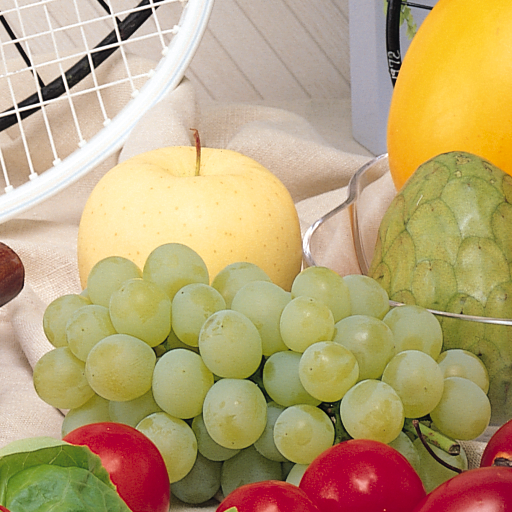
#> input picture HW4/fruits.png, 512 x 512 px
$ jupyter execute --allow-errors Assignment4_IA.ipynb   (older library calls are emulated)
#> lines starting #> are read from the running program, lines starting #| are printed output that depends on the picture
[cell 1]
import cv2
import matplotlib.pyplot as plt
import math
import numpy as np

[cell 2]
img = cv2.imread('fruits.png')
#> img is the input picture: shape (512, 512, 3); mean B, G, R 118.3, 163.3, 185.5
img = cv2.cvtColor(img, cv2.COLOR_BGR2GRAY)
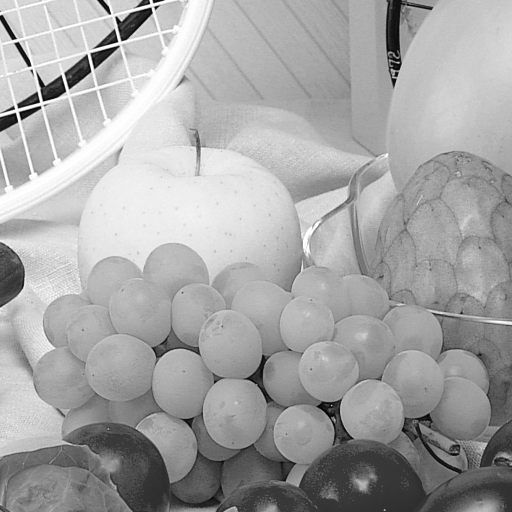
#> img: shape (512, 512); min 0, max 255, mean 164.8

[cell 3]
plt.figure(figsize=(7, 7))
plt.imshow(img, cmap = "gray")
plt.title('Original Image'), plt.xticks([]), plt.yticks([])
plt.show

[cell 4]
## Laplacian Edge Detection: How it can be done using openCV libraries
## Apply gaussian smoothing to remove noise
## Convert to gray scale
## Apply the Laplacian filter
img_GB = cv2.GaussianBlur(img, (3, 3), 0)

#> (the rest of this cell did not finish here and is left out)

[cell 5]
## Q1: Create a plugin called Gradient_Magnitude that computes the gradient magnitude of an image.

from scipy.ndimage.filters import convolve

def Gradient_Magnitude(img_grad):

    #3 Define x and y gradient
    x_grad = np.array([[-1, 0, 1],[-2, 0, 2],[-1, 0, 1]])
    y_grad = np.array([[-1, -2, -1],[0, 0, 0],[1, 2, 1]])

    ## Calculating the image gradient in each direction
    x_conv = convolve(img_grad, x_grad) / 8.0
    y_conv = convolve(img_grad, y_grad) / 8.0

    ## Calculate the gradient magnitude
    output_grad = np.sqrt(np.power(x_conv, 2) + np.power(y_conv, 2))

    ## Mapping values from 0 to 255
    output_grad = (output_grad / np.max(output_grad)) * 255

    return output_grad

## Testing out the gradient magnitude fnx
img_grad = cv2.imread('fruits.png')
img_grad = cv2.cvtColor(img_grad, cv2.COLOR_BGR2GRAY)
img_grad_final = Gradient_Magnitude(img_grad)
#> in Gradient_Magnitude, `x_conv = convolve(img_grad, x_grad) / 8.0`:
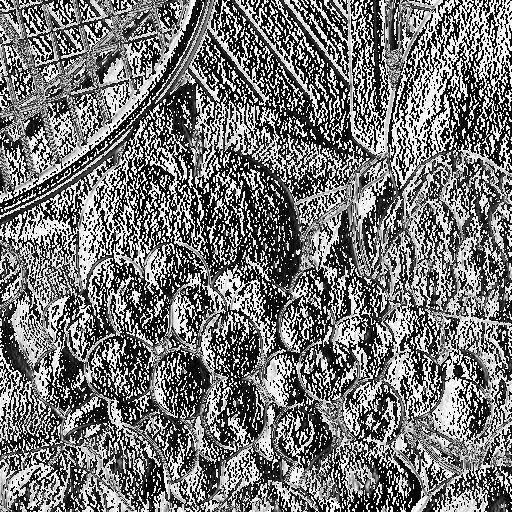
#> x_conv: shape (512, 512) float64; min 0, max 31.88, mean 14.7; drawn with min black and max white
#> in Gradient_Magnitude, `y_conv = convolve(img_grad, y_grad) / 8.0`:
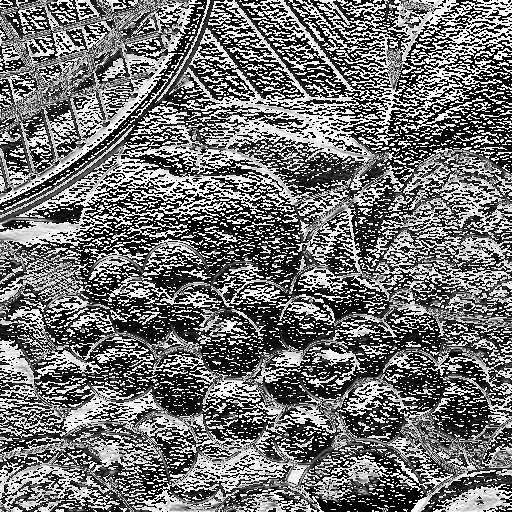
#> y_conv: shape (512, 512) float64; min 0, max 31.88, mean 14.3; drawn with min black and max white
#> in Gradient_Magnitude, `output_grad = np.sqrt(np.power(x_conv, 2) + np.power(y_conv, 2))`:
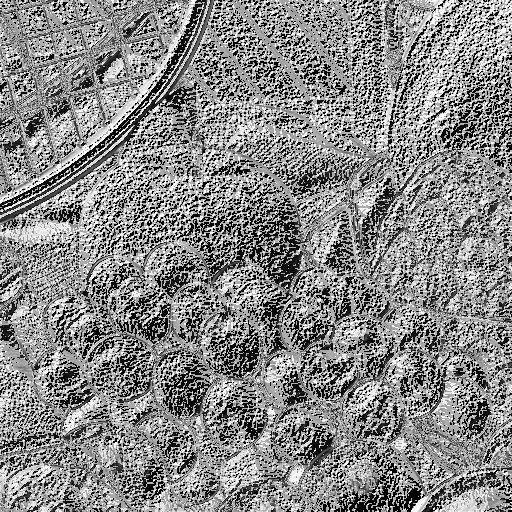
#> output_grad: shape (512, 512) float64; min 0, max 45.08, mean 24; drawn with min black and max white

plt.figure(figsize=(7, 7))
plt.imshow(img_grad_final, cmap = "gray")
plt.title('Gradient Magnitude'), plt.xticks([]), plt.yticks([])
plt.show

[cell 6]
## Q2: Create a plugin called Laplacian_ that computes the Laplacian of an image. Use Gaussian 2nd derivative filters.

from scipy.ndimage.filters import convolve

def convolve_img(image, kernel):
    wval = image.shape[1]
    hval = image.shape[0]

    pv = int(math.floor(kernel.shape[0]/2))
    image_op = np.zeros((hval, wval))

    for x in range(pv, wval - pv):
        for y in range(pv, hval - pv):
            for u in range(-pv, pv + 1):
                for v in range(-pv, pv + 1):
                    image_op[y, x] = image_op[y, x] + (kernel[pv + v, pv + u] * image[y + v, x + u])
    return image_op

def gauss_filter(shp = (3,3),sig_val = 0.5):
    p,q = [(i-1.)/2. for i in shp]
    y,x = np.ogrid[-p:p+1,-q:q+1]

    hval = np.exp( -(x*x + y*y) / (2.*sig_val*sig_val))
    hval[ hval < np.finfo(hval.dtype).eps*hval.max() ] = 0

    h_sum = hval.sum()

    if h_sum != 0:
        hval /= h_sum

    return hval

def Laplacian_(img_ip):
    ## Get the gaussian kernel
    gauss_kernel = gauss_filter((3,3), 0.5)

    ## Smooth the image using the Gaussian Kernel
    img_smooth = convolve_img(img_ip, gauss_kernel)

    ## Get the Laplacian kernel
    laplacian_kernel = np.array([[0, 1, 0],
                                  [1, -4, 1],
                                  [0, 1, 0]],
                                 dtype=np.float32)

    ## Compute the Laplacian
    img_lp = convolve_img(img_smooth, laplacian_kernel)
    return img_lp

[cell 7]
## Q3: Write a plugin filter called Zero_Crossings that calculates the zero crossings in an image. It should set a pixel to 1 if it is a zero crossing and 0 otherwise.

def Zero_Crossing(image):
    img_sg = np.sign(image)
    img_sg = np.pad(img_sg, ((0, 1), (0, 1)))
    z_x = img_sg[:-1, :-1] - img_sg[:-1, 1:] < 0
    z_y = img_sg[:-1, :-1] - img_sg[1:, :-1] < 0

    img_edges =  np.logical_or(z_x, z_y).astype(float)
    return img_edges


## Testing out the Zero-Crossing
#> (the rest of this cell did not finish here and is left out)

[cell 8]
## Q4: Put it all together! Use the three filters above to do edge detection. Now you should have a threshold parameter to apply a threshold to the gradient magnitude.
## Follow this by an AND operation with the result of the Laplacian zero‐crossing image.
## Your resulting images should be binary, with 1 on the edges and 0 elsewhere. Call your plugin filter Laplacian_Edge_Detection.

def Laplacian_Edge_Detection(img_LED):
    threshold_value = 127
    ## Find Gradient of Image and apply thresholding
    img_grad = Gradient_Magnitude(img_LED)
    img_grad_thresh = cv2.threshold(img_grad, threshold_value, 1, cv2.THRESH_BINARY)[1]

    ## Find Laplacian of Image
    img_lp = Laplacian_(img_LED)

    ## Find Zero-Crossing of Laplacian
    img_zC = Zero_Crossing(img_lp)

    ## And the zero crossing image and image gradient
    img_LED_op = img_zC * img_grad_thresh

    return img_LED_op

## Testing out the Laplacian
img = cv2.imread('fruits.png')
img = cv2.cvtColor(img, cv2.COLOR_BGR2GRAY)
img_final = Laplacian_Edge_Detection(img)
#> in Laplacian_Edge_Detection, `img_grad_thresh = cv2.threshold(img_grad, threshold_value, 1, cv2.THRE..`:
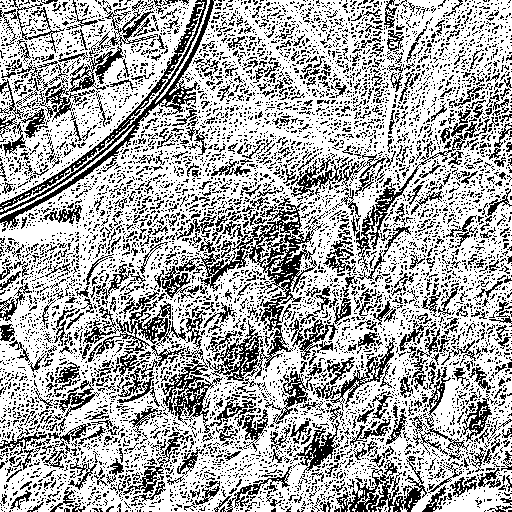
#> img_grad_thresh: shape (512, 512) float64; values 0 (black) and 1 (white), 67% white; black in thin lines or dots
#> after the loop in convolve_img (call 2), `for x in range(pv, wval - pv):`:
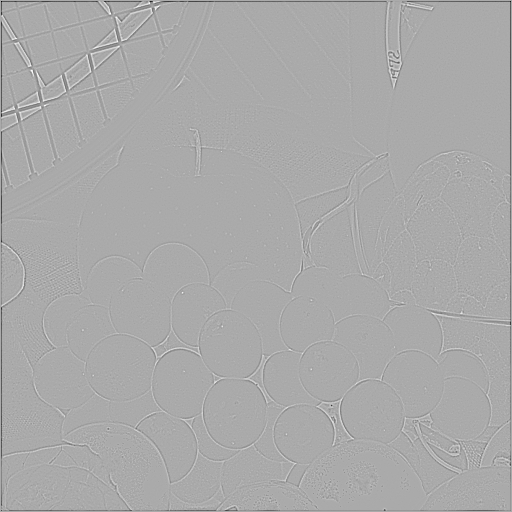
#> image_op: shape (512, 512) float64; min -431.7, max 214.1, mean -1.1; drawn with min black and max white
#> in Zero_Crossing, `img_sg = np.pad(img_sg, ((0, 1), (0, 1)))`:
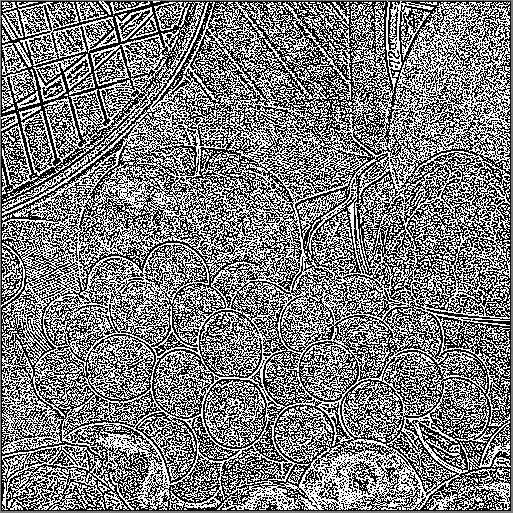
#> img_sg: shape (513, 513) float64; min -1, max 1, mean -0.018; drawn with min black and max white
#> in Zero_Crossing, `z_x = img_sg[:-1, :-1] - img_sg[:-1, 1:] < 0`:
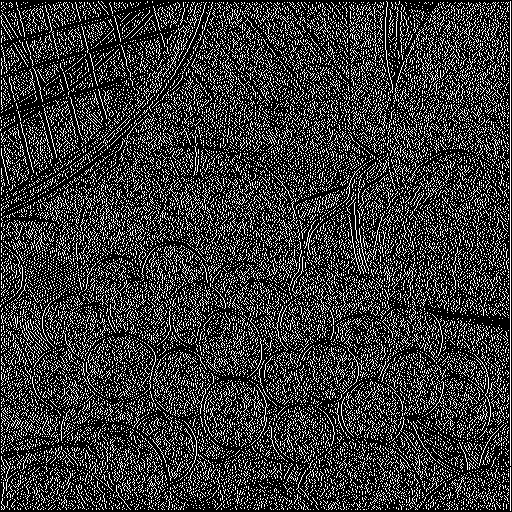
#> z_x: shape (512, 512) bool; 21.8% white in thin lines or dots
#> in Zero_Crossing, `z_y = img_sg[:-1, :-1] - img_sg[1:, :-1] < 0`:
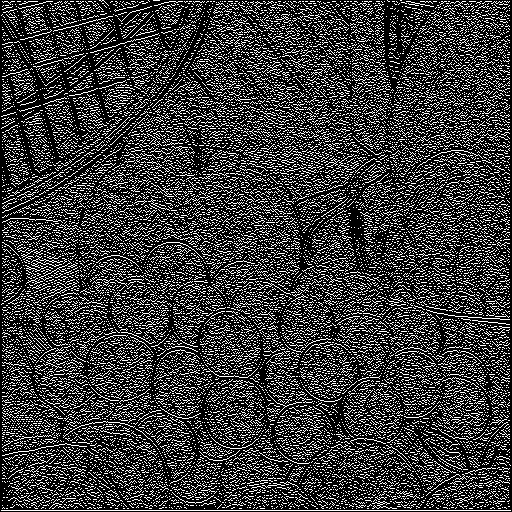
#> z_y: shape (512, 512) bool; 22.9% white in thin lines or dots
#> in Zero_Crossing, `img_edges =  np.logical_or(z_x, z_y).astype(float)`: img_edges: shape (512, 512) float64; values 0 (black) and 1 (white), 35.3% white in thin lines or dots
#> in Laplacian_Edge_Detection, `img_LED_op = img_zC * img_grad_thresh`:
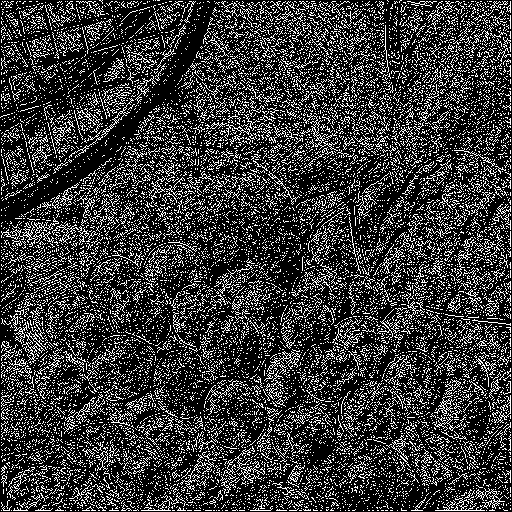
#> img_LED_op: shape (512, 512) float64; values 0 (black) and 1 (white), 22.1% white in thin lines or dots

plt.figure(figsize=(15, 15))
plt.imshow(img_final, cmap = "gray")
plt.title('Laplacian Edge Detection of Image'), plt.xticks([]), plt.yticks([])
plt.show
